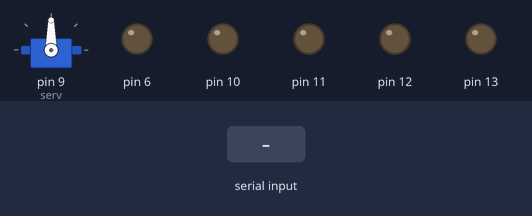
Recording of a sketch running on a simulated Arduino Uno, built with avr-gcc and run on an emulated ATmega328P. On the bench: servo, output pins drawn as LEDs (lit = HIGH). The test bench sets the inputs (shaded band).

Above: at 1.2 s.
1.3 s: "A" received over Serial
At 1.51 s:
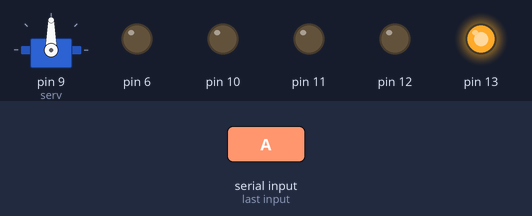
3.2 s: "B" received over Serial
At 3.41 s:
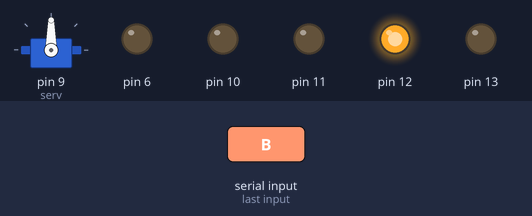
5.1 s: "C" received over Serial
At 5.31 s:
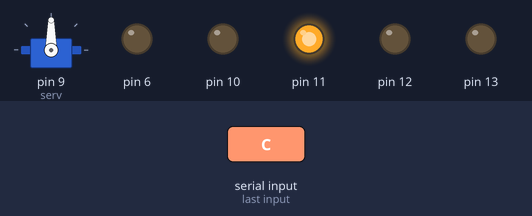
7.0 s: "D" received over Serial
At 7.22 s:
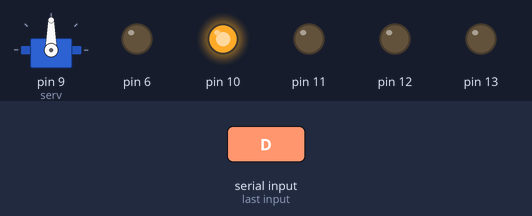
8.9 s: "F" received over Serial
At 9.8 s:
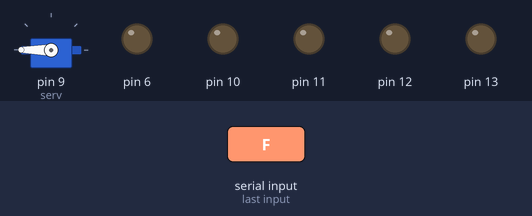
10.4 s: "G" received over Serial
At 11.1 s:
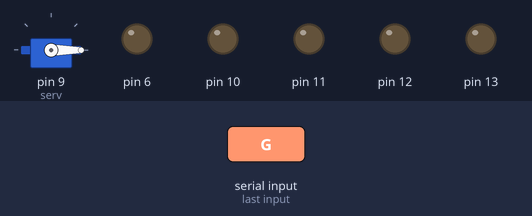
Timing chart, 0 to 12.9 s (numbered marks = the images above; inputs shaded):
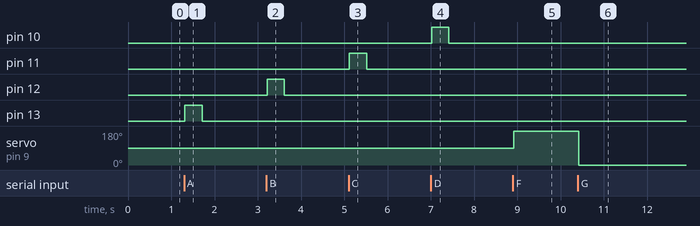

The sketch:

CharControlPrototype.ino
```cpp
#include <Servo.h>

Servo serv;
int pos = 0;


void setup() {
  Serial.begin(9600);
  pinMode(13, OUTPUT);
  pinMode(12, OUTPUT);
  pinMode(11, OUTPUT);
  pinMode(10, OUTPUT);

  pinMode(6, OUTPUT);
  serv.attach(9);
}

int inByte1 = 0;
int inByte2 = 0;


void loop() {

  if (Serial.available() > 0) {
    inByte1 = Serial.read();
    inByte2 = Serial.read();
    delay(10);


      if (inByte1 == 'A') {
        digitalWrite(13, HIGH);
        delay(400);
        digitalWrite(13, LOW);
      } else if (inByte1 == 'B') {
        digitalWrite(12, HIGH);
        delay(400);
        digitalWrite(12, LOW);
      } else if (inByte1 == 'C') {
        digitalWrite(11, HIGH);
        delay(400);
        digitalWrite(11, LOW);
      } else if (inByte1 == 'D') {
        digitalWrite(10, HIGH);
        delay(400);
        digitalWrite(10, LOW);

      } else if (inByte1 == 'E') {
        serv.write(90);
      } else if (inByte1 == 'F') {
        serv.write(180);
      } else if (inByte1 == 'G') {
         serv.write(0);
      }

      delay(10);
    }

  delay(10);


}
```

Measured:
- after the input at 1.3 s, pin 13: LOW → HIGH at once, → LOW 0.40 s later
- after the input at 3.2 s, pin 12: LOW → HIGH at once, → LOW 0.40 s later
- after the input at 5.1 s, pin 11: LOW → HIGH at once, → LOW 0.40 s later
- after the input at 7.0 s, pin 10: LOW → HIGH at once, → LOW 0.40 s later
- after the input at 8.9 s, servo on pin 9 (serv): 90° → 180° at once
- after the input at 10.4 s, servo on pin 9 (serv): 180° → 0° at once
